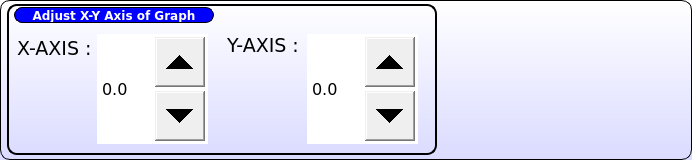
   <widget class="QFrame" name="debugPanel">
    <property name="geometry">
     <rect>
      <x>10</x>
      <y>430</y>
      <width>692</width>
      <height>160</height>
     </rect>
    </property>
    <property name="styleSheet">
     <string notr="true">QFrame{border:1px solid black; background-color: qlineargradient(x1: 0, y1: 0, x2: 0, y2: 1,stop: 0 #ffffff, stop: 1 #dadbff);border-radius:10px;}
QLabel{border:1px solid rgba(0,0,0,0);}
</string>
    </property>
    <property name="frameShape">
     <enum>QFrame::StyledPanel</enum>
    </property>
    <property name="frameShadow">
     <enum>QFrame::Raised</enum>
    </property>
    <widget class="QFrame" name="frame_5">
     <property name="geometry">
      <rect>
       <x>7</x>
       <y>4</y>
       <width>430</width>
       <height>151</height>
      </rect>
     </property>
     <property name="styleSheet">
      <string notr="true">QFrame{border:2px solid black; background-color: rgba(0,0,0,0);border-radius:10px;}
QLabel{border:1px solid rgba(0,0,0,0);}

</string>
     </property>
     <property name="frameShape">
      <enum>QFrame::StyledPanel</enum>
     </property>
     <property name="frameShadow">
      <enum>QFrame::Raised</enum>
     </property>
     <widget class="QLabel" name="label_41">
      <property name="geometry">
       <rect>
        <x>7</x>
        <y>3</y>
        <width>200</width>
        <height>16</height>
       </rect>
      </property>
      <property name="font">
       <font>
        <family>DejaVu Sans</family>
        <weight>75</weight>
        <bold>true</bold>
       </font>
      </property>
      <property name="styleSheet">
       <string notr="true">background-color:blue;
color:white;
border:1px solid black;
border-radius:8px;</string>
      </property>
      <property name="text">
       <string>Adjust X-Y Axis of Graph</string>
      </property>
      <property name="alignment">
       <set>Qt::AlignCenter</set>
      </property>
     </widget>
     <widget class="QDoubleSpinBox" name="yAxisBox">
      <property name="geometry">
       <rect>
        <x>300</x>
        <y>30</y>
        <width>111</width>
        <height>110</height>
       </rect>
      </property>
      <property name="font">
       <font>
        <family>DejaVu Sans</family>
        <pointsize>12</pointsize>
       </font>
      </property>
      <property name="styleSheet">
       <string notr="true">QDoubleSpinBox::up-button {
     width: 50px; 
	height:50px
 }
QDoubleSpinBox::down-button {
     width: 50px;
	height:50px
 }</string>
      </property>
      <property name="decimals">
       <number>1</number>
      </property>
      <property name="minimum">
       <double>-99.000000000000000</double>
      </property>
      <property name="singleStep">
       <double>0.100000000000000</double>
      </property>
     </widget>
     <widget class="QLabel" name="xAxis">
      <property name="geometry">
       <rect>
        <x>10</x>
        <y>33</y>
        <width>81</width>
        <height>23</height>
       </rect>
      </property>
      <property name="font">
       <font>
        <family>DejaVu Sans</family>
        <pointsize>14</pointsize>
        <weight>50</weight>
        <bold>false</bold>
       </font>
      </property>
      <property name="styleSheet">
       <string notr="true">QLabel {color:black;border: rgba(0,0,0,0);}</string>
      </property>
      <property name="text">
       <string>X-AXIS :</string>
      </property>
     </widget>
     <widget class="QLabel" name="YAxis">
      <property name="geometry">
       <rect>
        <x>220</x>
        <y>30</y>
        <width>70</width>
        <height>23</height>
       </rect>
      </property>
      <property name="font">
       <font>
        <family>DejaVu Sans</family>
        <pointsize>14</pointsize>
        <weight>50</weight>
        <bold>false</bold>
       </font>
      </property>
      <property name="styleSheet">
       <string notr="true">QLabel {color:black;border: rgba(0,0,0,0);}</string>
      </property>
      <property name="text">
       <string>Y-AXIS :</string>
      </property>
     </widget>
     <widget class="QDoubleSpinBox" name="xAxisBox">
      <property name="geometry">
       <rect>
        <x>90</x>
        <y>30</y>
        <width>111</width>
        <height>110</height>
       </rect>
      </property>
      <property name="font">
       <font>
        <family>DejaVu Sans</family>
        <pointsize>12</pointsize>
       </font>
      </property>
      <property name="styleSheet">
       <string notr="true">QDoubleSpinBox::up-button {
     width: 50px; 
	height:50px
 }
QDoubleSpinBox::down-button {
     width: 50px;
	height:50px
 }</string>
      </property>
      <property name="decimals">
       <number>1</number>
      </property>
      <property name="minimum">
       <double>-99.000000000000000</double>
      </property>
      <property name="singleStep">
       <double>0.100000000000000</double>
      </property>
     </widget>
    </widget>
    <widget class="QPushButton" name="AD5318Panel">
     <property name="geometry">
      <rect>
       <x>640</x>
       <y>80</y>
       <width>41</width>
       <height>71</height>
      </rect>
     </property>
     <property name="font">
      <font>
       <family>DejaVu Sans</family>
      </font>
     </property>
     <property name="focusPolicy">
      <enum>Qt::NoFocus</enum>
     </property>
     <property name="styleSheet">
      <string notr="true">QPushButton {border: 1px solid rgba(0,0,0,0); border-radius: 8px; background-color: rgba(0,0,0,0);color:blue;
}
</string>
     </property>
     <property name="text">
      <string/>
     </property>
     <property name="icon">
      <iconset resource="vi.qrc">
       <normaloff>:/res/chip-icon2.png</normaloff>:/res/chip-icon2.png</iconset>
     </property>
     <property name="iconSize">
      <size>
       <width>48</width>
       <height>70</height>
      </size>
     </property>
    </widget>
    <widget class="QPushButton" name="DACFValues">
     <property name="geometry">
      <rect>
       <x>567</x>
       <y>94</y>
       <width>60</width>
       <height>50</height>
      </rect>
     </property>
     <property name="font">
      <font>
       <family>DejaVu Sans</family>
      </font>
     </property>
     <property name="focusPolicy">
      <enum>Qt::NoFocus</enum>
     </property>
     <property name="styleSheet">
      <string notr="true">QPushButton {border: 1px solid rgba(0,0,0,0); border-radius: 8px; background-color: rgba(0,0,0,0);color:blue;
}
</string>
     </property>
     <property name="text">
      <string/>
     </property>
     <property name="icon">
      <iconset resource="vi.qrc">
       <normaloff>:/res/chip-icon3.png</normaloff>:/res/chip-icon3.png</iconset>
     </property>
     <property name="iconSize">
      <size>
       <width>48</width>
       <height>70</height>
      </size>
     </property>
    </widget>
   </widget>
